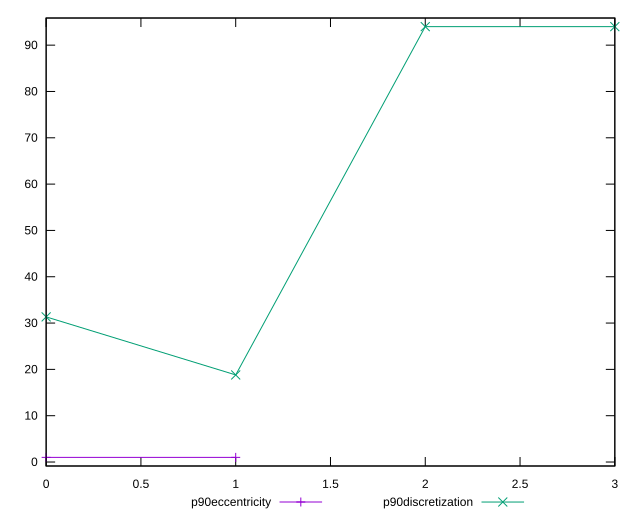

This figure's gnuplot source:
reset

$p90Eccentricity <<EOF
0 0.9999999999999988
1 0.9999999999999991
EOF

$p90Discretization <<EOF
0 31.333333333333332
1 18.8
2 94
3 94
EOF

set key outside below
set xrange [0:3]
set yrange [-0.8600000000000013:95.86]
set trange [-0.8600000000000013:95.86]
set terminal svg size 640, 520 enhanced background rgb 'white'
set output "reports/report_00033_2021-03-01T14-23-16.841Z/cumulative-layout-shift/progression/eccentricity.svg"

plot $p90Eccentricity title "p90eccentricity" with linespoints, \
     $p90Discretization title "p90discretization" with linespoints

reset
